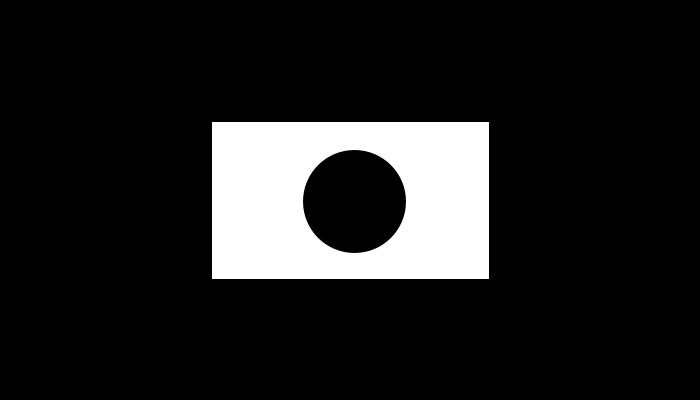
Frame 1 (no input)
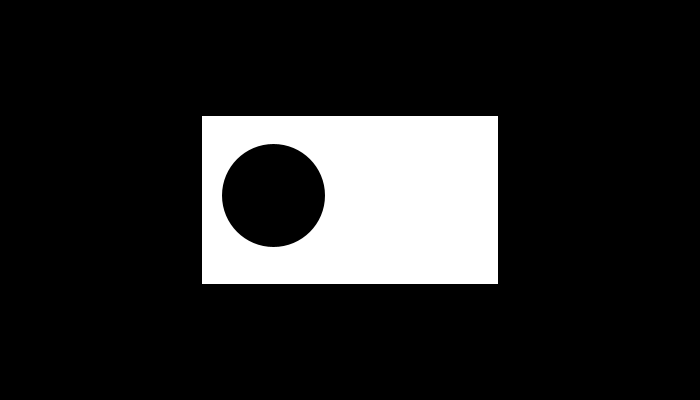
Frame 60 (the mouse pressed at the canvas centre just before this capture)
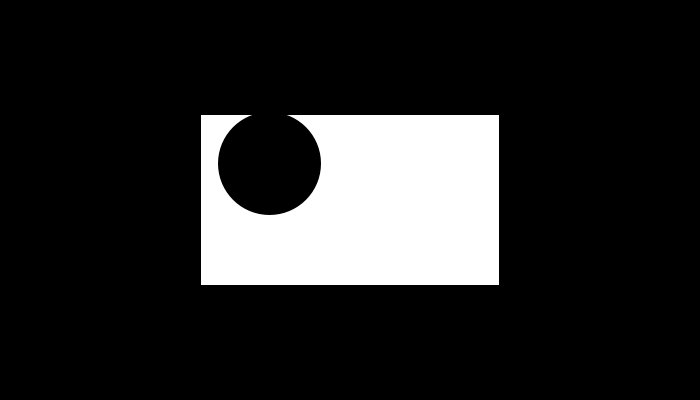
Frame 120 (the mouse held since frame 60 and released just before this capture)

The Processing sketch that drew these frames (run headless with seeded random() and noise(); from frame 60 on, the mouse is pressed at the canvas centre):

// Processing sketch: processing_42028
// ── processing_42028.pde

Ball ball;
Room room;
MouseCursor mCursor;
 
void setup() {
  size(700,400);
  smooth();
   
  room = new Room();
  ball = new Ball();
  mCursor = new MouseCursor(); 
}

void draw() {
  background(0); 
  if(ball.pos.dist(mCursor.pos) < ball.rad + mCursor.rad) {
    bounce(ball,mCursor);
  }
  
  mCursor.update();
  mCursor.display();
  
  room.display();
  
  ball.update();
  ball.display();
}

class Room {
  PVector vel = new PVector();
  float roomWidth;
  float roomHeight;
   
  Room() {
    roomWidth = 280;
    roomHeight = 160;
    vel.x = random(0,5);
    vel.y = random(0,5);
  }
   
  void display() {
    //color(255);
    fill(255);
    strokeWeight(3);
    rect(350-(roomWidth/2), 200-(roomHeight/2), roomWidth, roomHeight);
  }
  
  void update() {
    roomWidth = roomWidth + 21;
    roomHeight = roomHeight + 12;
  }
  
  void update2() {
    if (roomWidth > 280) {
    roomWidth = roomWidth - 0.35;
    roomHeight = roomHeight - 0.20;
    }
  }
}

class Ball {
  PVector pos = new PVector();
  PVector vel = new PVector();
  float rad = 50;
  color c = 0;
   
  Ball() {
    pos.x = 350;
    pos.y = 200;
    vel.x = random(0,5);
    vel.y = random(0,5);
  }
   
  void update() {
    if (pos.y + rad > 200+(room.roomHeight/2)) {
      vel.y = abs(vel.y) * -1;
      room.update();
    }
    else {
      room.update2();
    }
    if (pos.y - rad < 200-(room.roomHeight/2)) {
      vel.y = abs(vel.y);
      room.update();
    }
    else {
      room.update2();
    }
    if (pos.x + rad > 350+(room.roomWidth/2)) {
      vel.x = abs(vel.x) * -1;
      room.update();
    }
    else {
      room.update2();
    }
    if (pos.x - rad < 350-(room.roomWidth/2)) {
      vel.x = abs(vel.x);
      room.update();
    }
    else {
      room.update2();
    }
    
    pos.add(vel);
  }
   
  void display() {
    fill(c);
    ellipseMode(RADIUS);
    ellipse(pos.x,pos.y,rad,rad);
  }
}

class MouseCursor extends Ball {
  MouseCursor() {
    vel.set(0,0,0);
    pos.x = mouseX;
    pos.y = mouseY;
    rad = 0;
  }
   
  void update() {
    pos.x = mouseX;
    pos.y = mouseY;
  }
}

void bounce(Ball ball, Ball mouse) {
  PVector ab = new PVector();
  ab.set(ball.pos);
  ab.sub(mouse.pos);
  ab.normalize();
  while(ball.pos.dist(mouse.pos) < ball.rad + mouse.rad) {
    ball.pos.add(ab);
  }
  
  PVector impact = new PVector();
  PVector impulse = new PVector();
  float impactSpeed;
   
  impact.set(ball.pos);
  impact.sub(mouse.pos);
   
  impulse.set(ab);
 
  impactSpeed = impulse.dot(impact);
   
  impulse.mult(sqrt(impactSpeed));
   
  ball.vel.add(impulse);
  mouse.vel.sub(impulse);  
}
